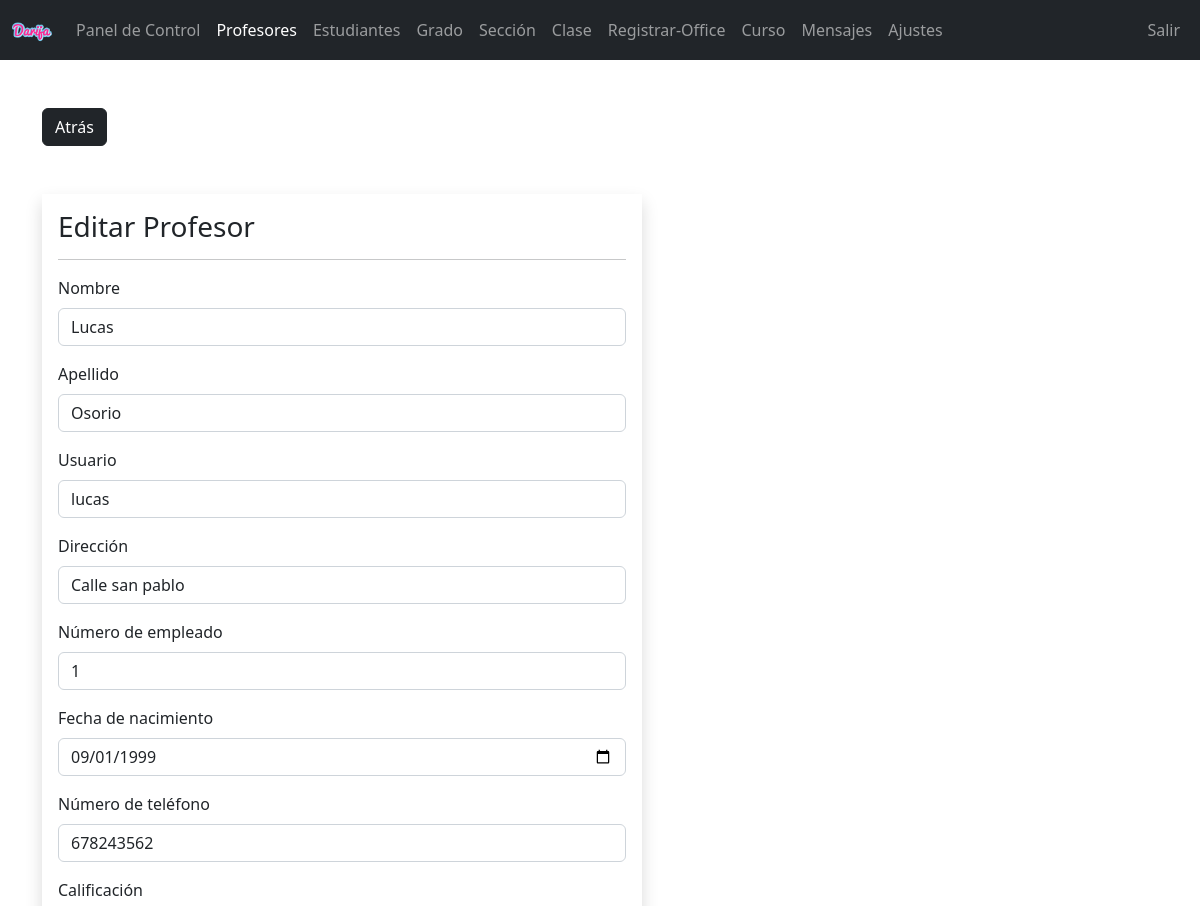
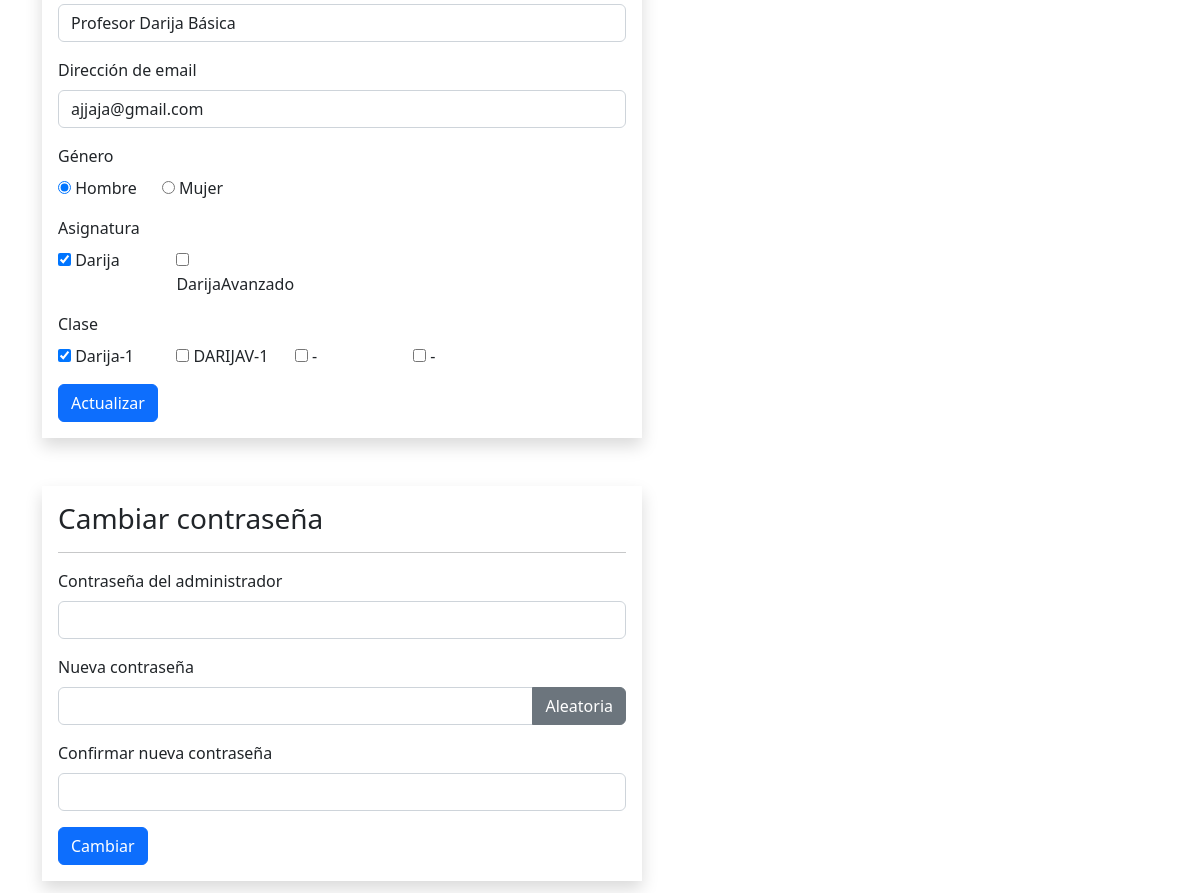
Page /admin/teacher-edit.php?teacher_id=1 (signed in) on the committed database (2 pictures, top to bottom).
### tables this page shows
CREATE TABLE `teachers` (
  `teacher_id` int(11) NOT NULL,
  `username` varchar(127) NOT NULL,
  `password` varchar(255) NOT NULL,
  `class` varchar(31) NOT NULL,
  `fname` varchar(127) NOT NULL,
  `lname` varchar(127) NOT NULL,
  `subjects` varchar(31) NOT NULL,
  `address` varchar(31) NOT NULL,
  `employee_number` int(11) NOT NULL,
  `date_of_birth` date NOT NULL,
  `phone_number` varchar(31) NOT NULL,
  `qualification` varchar(127) NOT NULL,
  `gender` varchar(7) NOT NULL,
  `email_address` varchar(255) NOT NULL,
  `date_of_joined` datetime NOT NULL DEFAULT current_timestamp()
);

CREATE TABLE `subjects` (
  `subject_id` int(11) NOT NULL,
  `subject` varchar(31) NOT NULL,
  `subject_code` varchar(31) NOT NULL,
  `grade` int(11) NOT NULL
);

CREATE TABLE `class` (
  `class_id` int(11) NOT NULL,
  `grade` int(11) NOT NULL,
  `section` int(11) NOT NULL
);

CREATE TABLE `grades` (
  `grade_id` int(11) NOT NULL,
  `grade` varchar(31) NOT NULL,
  `grade_code` varchar(7) NOT NULL
);

### admin/data/teacher.php (called while the page is built, shortened)
<?php
function getTeacherById($teacher_id, $conn){
   $sql = "SELECT * FROM teachers
           WHERE teacher_id=?";
   $stmt = $conn->prepare($sql);
   $stmt->execute([$teacher_id]);
   if ($stmt->rowCount() == 1) {
     $teacher = $stmt->fetch();
     return $teacher;
   }else {
    return 0;
   }
}

### admin/data/subject.php (called while the page is built, shortened)
<?php
function getAllSubjects($conn){
   $sql = "SELECT * FROM subjects";
   $stmt = $conn->prepare($sql);
   $stmt->execute();
   if ($stmt->rowCount() >= 1) {
     $subjects = $stmt->fetchAll();
     return $subjects;
   }else {
   	return 0;
   }
}
?>

### admin/data/class.php (called while the page is built, shortened)
<?php
function getAllClasses($conn){
   $sql = "SELECT * FROM class";
   $stmt = $conn->prepare($sql);
   $stmt->execute();
   if ($stmt->rowCount() >= 1) {
     $classes = $stmt->fetchAll();
     return $classes;
   }else {
    return 0;
   }
}

### admin/data/grade.php (called while the page is built, shortened)
<?php
function getGradeById($grade_id, $conn){
   $sql = "SELECT * FROM grades
           WHERE grade_id=?";
   $stmt = $conn->prepare($sql);
   $stmt->execute([$grade_id]);
   if ($stmt->rowCount() == 1) {
     $grade = $stmt->fetch();
     return $grade;
   }else {
    return 0;
   }
}

### admin/teacher-edit.php (the view, shortened to what this page needs)
<?php
if (isset($_SESSION['admin_id']) &&
    isset($_SESSION['role'])     &&
    isset($_GET['teacher_id'])) {
    if ($_SESSION['role'] == 'Admin') {
       include "../CONEXION_DB.php";
       include "data/subject.php";
       include "data/grade.php";
       include "data/section.php";
       include "data/class.php";
       include "data/teacher.php";
       $subjects = getAllSubjects($conn);
       $classes  = getAllClasses($conn);
       $teacher_id = $_GET['teacher_id'];
       $teacher = getTeacherById($teacher_id, $conn);
 ?>
<!DOCTYPE html>
<html lang="en">
<head>
	<link rel="stylesheet" href="https://cdn.jsdelivr.net/npm/bootstrap@5.2.0/dist/css/bootstrap.min.css">
	<link rel="stylesheet" href="../css/style.css">
  <link rel="stylesheet" href="https://cdnjs.cloudflare.com/ajax/libs/font-awesome/4.7.0/css/font-awesome.min.css">
</head>
<body>
    <?php
        include "inc/navbar.php";
     ?>
     <div class="container mt-5">
        <a href="teacher.php"
           class="btn btn-dark">Atrás</a>
        <form method="post"
              class="shadow p-3 mt-5 form-w"
              action="req/teacher-edit.php">
        <h3>Editar Profesor</h3><hr>
        <div class="mb-3">
          <label class="form-label">Nombre</label>
          <input type="text"
                 class="form-control"
                 value="<?=$teacher['fname']?>"
                 name="fname">
        </div>
        <div class="mb-3">
          <label class="form-label">Apellido</label>
          <input type="text"
                 class="form-control"
                 value="<?=$teacher['lname']?>"
                 name="lname">
        </div>
        <div class="mb-3">
          <label class="form-label">Usuario</label>
          <input type="text"
                 class="form-control"
                 value="<?=$teacher['username']?>"
                 name="username">
        </div>
        <div class="mb-3">
          <label class="form-label">Dirección</label>
          <input type="text"
                 class="form-control"
                 value="<?=$teacher['address']?>"
                 name="address">
        </div>
        <div class="mb-3">
          <label class="form-label">Número de empleado</label>
          <input type="text"
                 class="form-control"
                 value="<?=$teacher['employee_number']?>"
                 name="employee_number">
        </div>
        <div class="mb-3">
          <label class="form-label">Fecha de nacimiento</label>
          <input type="date"
                 class="form-control"
                 value="<?=$teacher['date_of_birth']?>"
                 name="date_of_birth">
        </div>
        <div class="mb-3">
          <label class="form-label">Número de teléfono</label>
          <input type="text"
                 class="form-control"
                 value="<?=$teacher['phone_number']?>"
                 name="phone_number">
        </div>
        <div class="mb-3">
          <label class="form-label">Calificación</label>
          <input type="text"
                 class="form-control"
                 value="<?=$teacher['qualification']?>"
                 name="qualification">
        </div>
        <div class="mb-3">
          <label class="form-label">Dirección de email</label>
          <input type="text"
                 class="form-control"
                 value="<?=$teacher['email_address']?>"
                 name="email_address">
        </div>
        <div class="mb-3">
          <label class="form-label">Género</label><br>
          <input type="radio"
                 value="Male"
                 <?php if($teacher['gender'] == 'Male') echo 'checked';  ?>
                 name="gender"> Hombre
                 &nbsp;&nbsp;&nbsp;&nbsp;
          <input type="radio"
                 value="Female"
                 <?php if($teacher['gender'] == 'Female') echo 'checked';  ?>
                 name="gender"> Mujer
        </div>
        <div class="mb-3">
          <label class="form-label">Asignatura</label>
          <div class="row row-cols-5">
            <?php
            $subject_ids = str_split(trim($teacher['subjects']));
            foreach ($subjects as $subject){
              $checked =0;
              foreach ($subject_ids as $subject_id ) {
                if ($subject_id == $subject['subject_id']) {
                   $checked =1;
                }
              }
            ?>
            <div class="col">
              <input type="checkbox"
                     name="subjects[]"
                     <?php if($checked) echo "checked"; ?>
                     value="<?=$subject['subject_id']?>">
                     <?=$subject['subject']?>
            </div>
            <?php } ?>
          </div>
        </div>
        <div class="mb-3">
          <label class="form-label">Clase</label>
          <div class="row row-cols-5">
            <?php
            $class_ids = str_split(trim($teacher['class']));
            foreach ($classes as $class){
              $checked =0;
              foreach ($class_ids as $class_id ) {
                if ($class_id == $class['class_id']) {
                   $checked =1;
                }
              }
              $grade = getGradeById($class['class_id'], $conn);
            ?>
            <div class="col">
              <input type="checkbox"
                     name="classes[]"
                     <?php if($checked) echo "checked"; ?>
                     value="<?=$grade['grade_id']?>">
                     <?=$grade['grade_code']?>-<?=$grade['grade']?>
            </div>
            <?php } ?>
          </div>
        </div>
      <button type="submit"
              class="btn btn-primary">
              Actualizar</button>
     </form>
     <form method="post"
              class="shadow p-3 my-5 form-w"
              action="req/teacher-change.php"
              id="change_password">
        <h3>Cambiar contraseña</h3><hr>
       <div class="mb-3">
            <div class="mb-3">
            <label class="form-label">Contraseña del administrador</label>
                <input type="password"
                       class="form-control"
                       name="admin_pass">
          </div>
            <label class="form-label">Nueva contraseña </label>
            <div class="input-group mb-3">
                <input type="text"
                       class="form-control"
                       name="new_pass"
                       id="passInput">
                <button class="btn btn-secondary"
                        id="gBtn">
                        Aleatoria</button>
            </div>
          </div>
          <div class="mb-3">
            <label class="form-label">Confirmar nueva contraseña </label>
                <input type="text"
                       class="form-control"
                       name="c_new_pass"
                       id="passInput2">
          </div>
          <button type="submit"
              class="btn btn-primary">
              Cambiar</button>
        </form>
     </div>
</body>
</html>
<?php
  }else {
    header("Location: teacher.php");
    exit;
  }
}else {
	header("Location: teacher.php");
	exit;
}
?>

### css/style.css (style rules this page uses)
.form-w { max-width: 600px; width: 100%; }

### rows in the picture
teachers: fname "Lucas", lname "Osorio", username "lucas", address "Calle san pablo", employee_number "1", date_of_birth "09/01/1999", phone_number "678243562", qualification "Profesor Darija Básica", email_address "ajjaja@gmail.com", gender "☑", subjects "☑", class "☑"
subjects: subject "Darija"
subjects: subject "DarijaAvanzado"
class: grades.grade_code "Darija", grades.grade "1"
class: grades.grade_code "DARIJAV", grades.grade "1"
